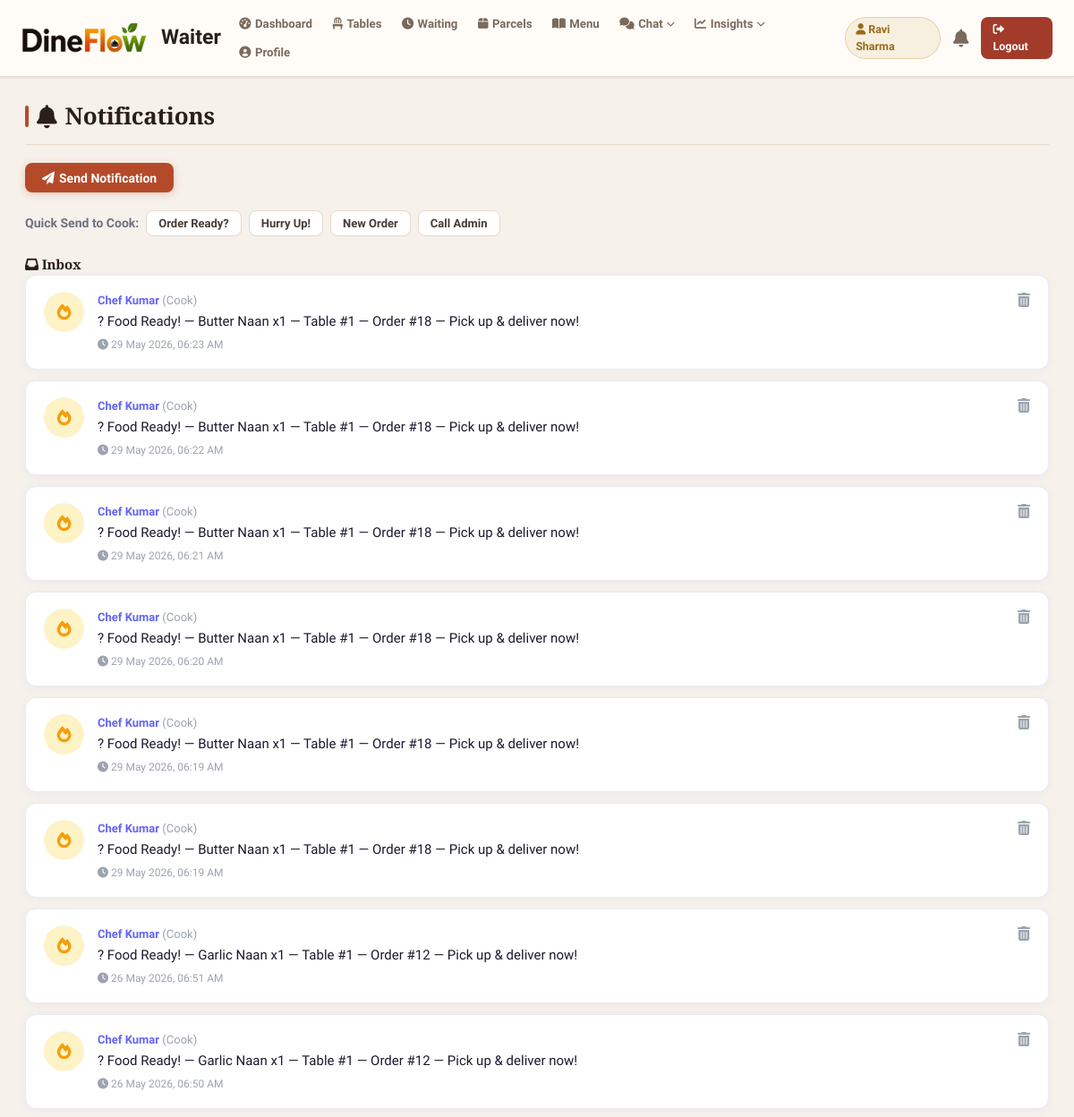
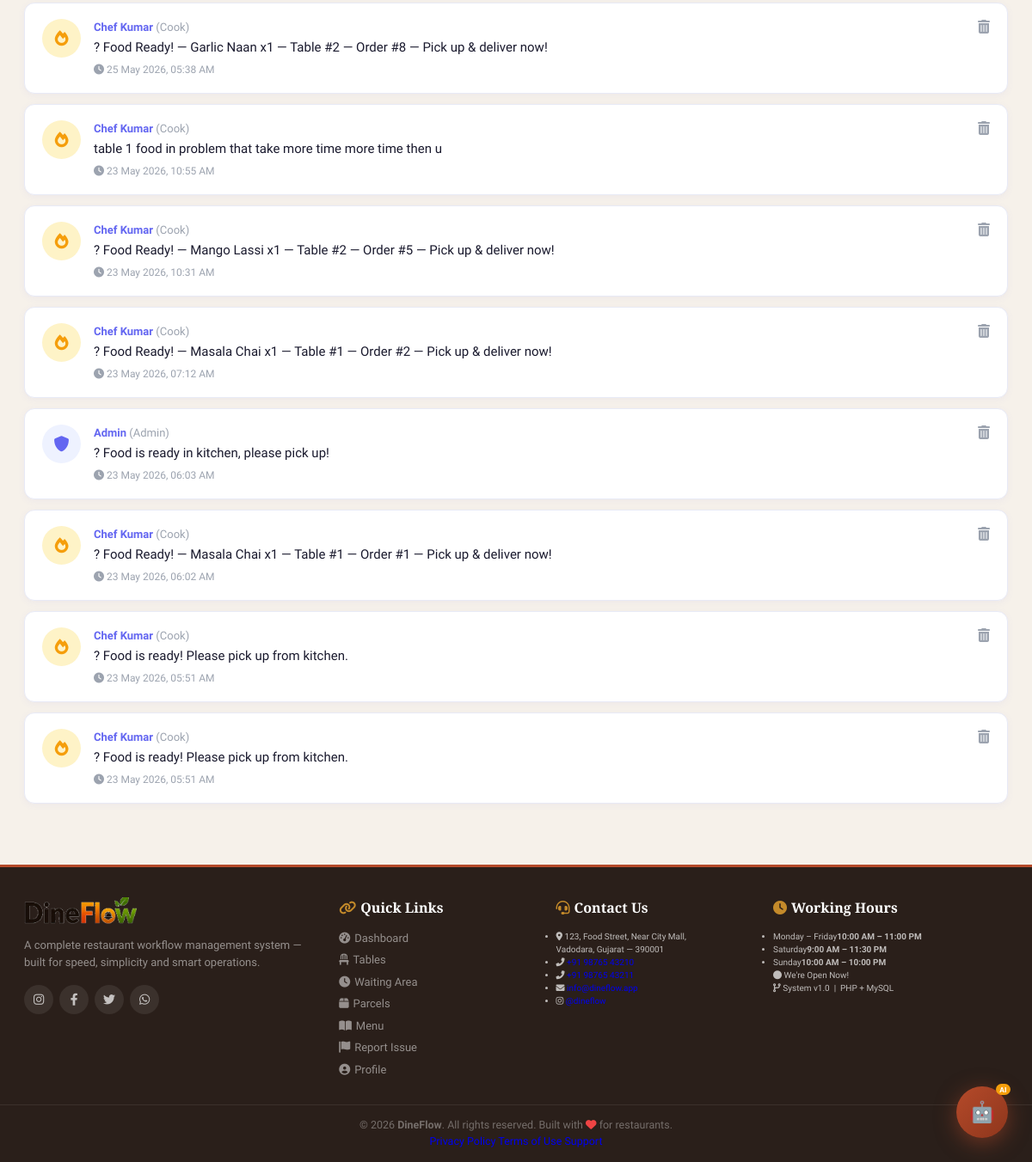
The app's page /waiter_notifications.php (signed in) with its own data (2 pictures, top to bottom).
### tables this page shows
CREATE TABLE `notifications` (
  `id` int(10) NOT NULL,
  `from_type` enum('admin','waiter','cook') NOT NULL,
  `from_id` int(10) NOT NULL,
  `from_name` varchar(50) NOT NULL,
  `to_type` enum('admin','waiter','cook','all') NOT NULL,
  `message` varchar(300) NOT NULL,
  `is_read` tinyint(1) DEFAULT 0,
  `created_at` timestamp NULL DEFAULT current_timestamp()
);

### waiter_notifications.php (the view, shortened to what this page needs)
<?php
include 'config.php';
$notifs = mysqli_query($conn,"SELECT * FROM `notifications` WHERE to_type IN('waiter','all') ORDER BY is_read ASC, created_at DESC");
?>
<!DOCTYPE html>
<html lang="en">
<head>
   <link rel="stylesheet" href="https://cdnjs.cloudflare.com/ajax/libs/font-awesome/6.0.0/css/all.min.css">
   <link rel="stylesheet" href="css/style.css">
</head>
<body>
<?php include 'waiter_header.php'; ?>
<section>
   <h1 class="title"><i class="fas fa-bell"></i> Notifications
   </h1>
   <div style="display:flex;gap:1rem;flex-wrap:wrap;margin-bottom:2rem;">
      <button class="btn" onclick="toggleForm('send-form')"><i class="fas fa-paper-plane"></i> Send Notification</button>
   </div>
   <div style="margin-bottom:2rem;display:flex;gap:.8rem;flex-wrap:wrap;">
      <span style="font-size:1.4rem;font-weight:600;color:#6b7280;align-self:center;">Quick Send to Cook:</span>
      <?php
      $quick = [
         ['to'=>'cook', 'msg'=>'🔔 Table order is ready to be picked up!',         'label'=>'Order Ready?'],
         ['to'=>'cook', 'msg'=>'⚡ Customer is waiting for order, please hurry!',   'label'=>'Hurry Up!'],
         ['to'=>'cook', 'msg'=>'🍽️ New order placed at table, please check!',       'label'=>'New Order'],
         ['to'=>'admin','msg'=>'⚠️ Need admin attention at the floor!',              'label'=>'Call Admin'],
      ];
      foreach($quick as $q){
      ?>
      <form method="post" style="display:inline;">
         <button type="submit" name="send_notif" class="option-btn" style="margin-top:0;font-size:1.3rem;padding:.6rem 1.3rem;"><?php echo $q['label']; ?></button>
      </form>
      <?php } ?>
   </div>
   <h2 class="sec-heading"><i class="fas fa-inbox"></i> Inbox</h2>
   <div style="display:flex;flex-direction:column;">
   <?php
   while($n = mysqli_fetch_assoc($notifs)){
      $unread_class = !$n['is_read'] ? 'unread' : '';
      $icon_map  = ['admin'=>'fas fa-shield-alt','waiter'=>'fas fa-user','cook'=>'fas fa-fire'];
   ?>
   <div class="notif-card <?php echo $unread_class; ?>">
      <div class="notif-icon <?php echo $n['from_type']; ?>"><i class="<?php echo $icon_map[$n['from_type']]; ?>"></i></div>
      <div class="notif-body" style="flex:1;">
         <div class="from"><?php echo htmlspecialchars($n['from_name']); ?> <span style="font-weight:400;color:#9ca3af;">(<?php echo ucfirst($n['from_type']); ?>)</span></div>
         <div class="msg"><?php echo htmlspecialchars($n['message']); ?></div>
         <div class="time"><i class="fas fa-clock"></i> <?php echo date('d M Y, h:i A', strtotime($n['created_at'])); ?></div>
      </div>
      <form method="post">
         <button type="submit" name="delete_notif" style="background:none;cursor:pointer;color:#9ca3af;font-size:1.6rem;"><i class="fas fa-trash-alt"></i></button>
      </form>
   </div>
   <?php } ?>
   </div>
</section>
<?php include 'footer.php'; ?>
</body>
</html>

### css/style.css (style rules this page uses)
:root { --primary: #B54A2A; --primary-dark: #8E361C; --primary-light: #F8EDE7; --primary-mid: #D4785A; --secondary: #C48A2A; --secondary-dark: #9A6B1C; --secondary-light:#F7F0E0; --brand-dark: #2A1F1A; --brand-dark-2: #3D2E26; --success: #4A6B4E; --success-light: #E8F0E9; --danger: #A33B2B; --danger-light: #F8E8E5; --warning: #C48A2A; --warning-light: #F7F0E0; --info: #3D5A6C; --info-light: #E6EEF2; --bg: #F6F1EA; --bg-2: #EFE7DC; --card: #FFFCF8; --border: #E5D9CB; --border-2: #D2C3B0; --text: #2A1F1A; --text-2: #4A3B32; --text-muted: #7A6A5C; --text-light: #A09080; --shadow-sm: 0 1px 2px rgba(42,31,26,0.05), 0 1px 3px rgba(42,31,26,0.04); --shadow-md: 0 4px 14px rgba(42,31,26,0.07); --shadow-lg: 0 10px 30px rgba(42,31,26,0.1); --shadow-hover: 0 12px 28px rgba(181,74,42,0.12); --radius: 10px; --radius-lg: 14px; }
* { font-family: 'Nunito Sans', system-ui, sans-serif; margin: 0; padding: 0; box-sizing: border-box; outline: none; border: none; text-decoration: none; transition: background .15s ease, color .15s ease, border-color .15s ease, box-shadow .15s ease, transform .15s ease; }
html { font-size: 62.5%; overflow-x: hidden; }
body { background: var(--bg); color: var(--text); min-height: 100vh; line-height: 1.5; }
h1, h2, h3, .title, .page-head h1, .zone-head h2, .dash-hero h1, .order-item { font-family: 'Source Serif 4', Georgia, serif; letter-spacing: -0.01em; }
section { padding: 2.4rem 2.8rem; width: 100%; }
.title { font-size: 2.6rem; font-weight: 700; color: var(--text); margin-bottom: 2rem; padding-bottom: 1.2rem; border-bottom: 1px solid var(--border); display: flex; align-items: center; gap: .9rem; }
.title::before { content: ''; width: 4px; height: 2.4rem; background: var(--primary); border-radius: 2px; }
.btn, .cyan-btn { display: inline-flex; align-items: center; gap: .5rem; padding: .85rem 1.9rem; border-radius: 8px; font-size: 1.4rem; font-weight: 700; cursor: pointer; background: var(--primary); color: #fff; box-shadow: 0 2px 8px rgba(181,74,42,0.25); }
.option-btn { display: inline-flex; align-items: center; gap: .4rem; padding: .65rem 1.4rem; border-radius: 8px; font-size: 1.3rem; font-weight: 700; cursor: pointer; background: #fff; color: var(--text-2); border: 1px solid var(--border); }

### waiter_notifications.php (style rules this page uses)
.notif-card { background:#fff;border:1.5px solid #e8eaf6;border-radius:1.2rem;padding:1.8rem 2rem;margin-bottom:1.2rem;display:flex;align-items:flex-start;gap:1.5rem;transition:all .3s ease;box-shadow:0 2px 8px rgba(99,102,241,0.06); }
.notif-icon { width:4.5rem;height:4.5rem;min-width:4.5rem;border-radius:50%;display:flex;align-items:center;justify-content:center;font-size:1.8rem; }
.notif-icon.admin { background:#eef2ff;color:#6366f1; }
.notif-icon.cook { background:#fef3c7;color:#f59e0b; }
.notif-body .from { font-size:1.3rem;font-weight:700;color:#6366f1;margin-bottom:.3rem; }
.notif-body .msg { font-size:1.5rem;color:#1a1a2e;font-weight:500;margin-bottom:.5rem; }
.notif-body .time { font-size:1.2rem;color:#9ca3af; }

### records on screen
notifications: from_name "Chef Kumar", from_type "Cook", message "?️ Food Ready! — Butter Naan x1 — Table #1 — Order #18 — Pick up & deliver now!", created_at "29 May 2026, 06:23 AM"
notifications: from_name "Chef Kumar", from_type "Cook", message "?️ Food Ready! — Butter Naan x1 — Table #1 — Order #18 — Pick up & deliver now!", created_at "29 May 2026, 06:22 AM"
notifications: from_name "Chef Kumar", from_type "Cook", message "?️ Food Ready! — Butter Naan x1 — Table #1 — Order #18 — Pick up & deliver now!", created_at "29 May 2026, 06:21 AM"
notifications: from_name "Chef Kumar", from_type "Cook", message "?️ Food Ready! — Butter Naan x1 — Table #1 — Order #18 — Pick up & deliver now!", created_at "29 May 2026, 06:20 AM"
notifications: from_name "Chef Kumar", from_type "Cook", message "?️ Food Ready! — Butter Naan x1 — Table #1 — Order #18 — Pick up & deliver now!", created_at "29 May 2026, 06:19 AM"
notifications: from_name "Chef Kumar", from_type "Cook", message "?️ Food Ready! — Butter Naan x1 — Table #1 — Order #18 — Pick up & deliver now!", created_at "29 May 2026, 06:19 AM"
notifications: from_name "Chef Kumar", from_type "Cook", message "?️ Food Ready! — Garlic Naan x1 — Table #1 — Order #12 — Pick up & deliver now!", created_at "26 May 2026, 06:51 AM"
notifications: from_name "Chef Kumar", from_type "Cook", message "?️ Food Ready! — Garlic Naan x1 — Table #1 — Order #12 — Pick up & deliver now!", created_at "26 May 2026, 06:50 AM"
notifications: from_name "Chef Kumar", from_type "Cook", message "?️ Food Ready! — Garlic Naan x1 — Table #2 — Order #8 — Pick up & deliver now!", created_at "25 May 2026, 05:38 AM"
notifications: from_name "Chef Kumar", from_type "Cook", message "table 1 food in problem that take more time more time then u", created_at "23 May 2026, 10:55 AM"
notifications: from_name "Chef Kumar", from_type "Cook", message "?️ Food Ready! — Mango Lassi x1 — Table #2 — Order #5 — Pick up & deliver now!", created_at "23 May 2026, 10:31 AM"
notifications: from_name "Chef Kumar", from_type "Cook", message "?️ Food Ready! — Masala Chai x1 — Table #1 — Order #2 — Pick up & deliver now!", created_at "23 May 2026, 07:12 AM"
notifications: from_name "Admin", from_type "Admin", message "?️ Food is ready in kitchen, please pick up!", created_at "23 May 2026, 06:03 AM"
notifications: from_name "Chef Kumar", from_type "Cook", message "?️ Food Ready! — Masala Chai x1 — Table #1 — Order #1 — Pick up & deliver now!", created_at "23 May 2026, 06:02 AM"
notifications: from_name "Chef Kumar", from_type "Cook", message "?️ Food is ready! Please pick up from kitchen.", created_at "23 May 2026, 05:51 AM"
notifications: from_name "Chef Kumar", from_type "Cook", message "?️ Food is ready! Please pick up from kitchen.", created_at "23 May 2026, 05:51 AM"

### other values on screen
$_SESSION['waiter_name'] "Ravi Sharma"
$q['label'] "Order Ready?"
$q['label'] "Hurry Up!"
$q['label'] "New Order"
$q['label'] "Call Admin"
